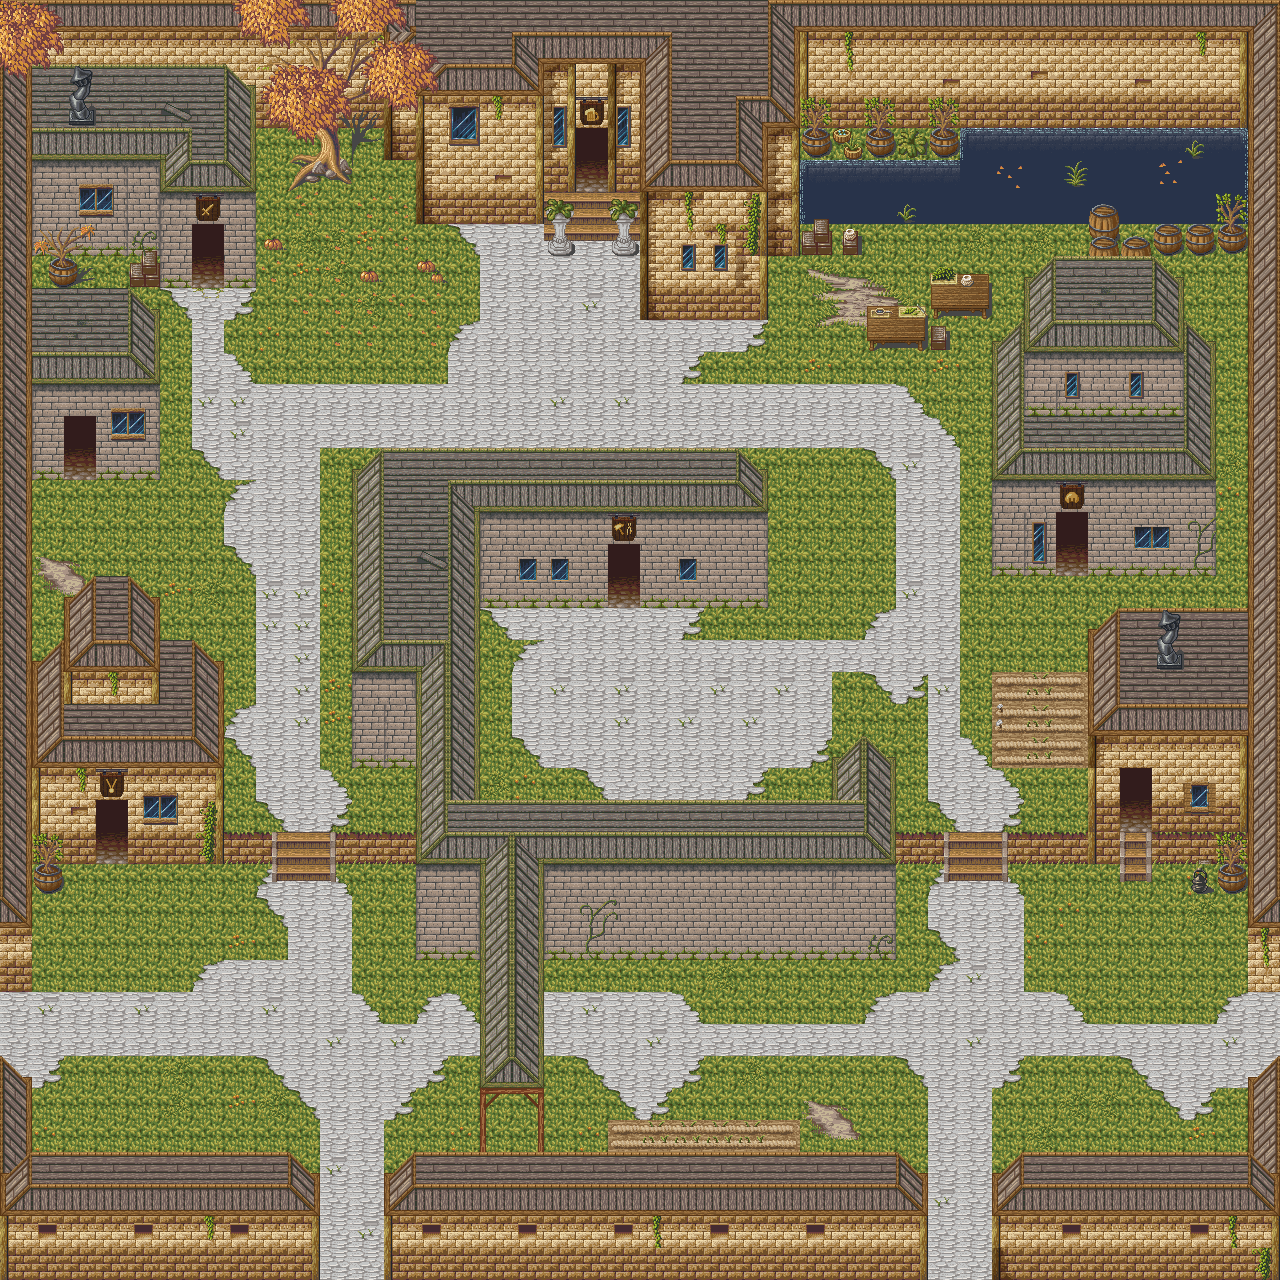

Tiled map render using the project's own tile images. Description and the map definition, with tile-layer contents summarised, below:
An orthogonal 40x40 tile map with 32x32 px tiles, 28 tile layers (Ground (Behind Player), Walls (Behind Player), Walls (In Front of Player), Interior Wall (Behind Player), ...), 5 tilesets.

<map version="1.0" orientation="orthogonal" renderorder="right-down" width="40" height="40" tilewidth="32" tileheight="32" nextobjectid="1">
 <tileset firstgid="1" name="magecity" tilewidth="32" tileheight="32" tilecount="360" columns="8">
  <image source="../Sprites/magecity.png" width="256" height="1450" />
 </tileset>
 <tileset firstgid="361" name="windows" tilewidth="32" tileheight="32" tilecount="256" columns="16">
  <image source="../Sprites/LPC_windows_doors/windows.png" width="512" height="512" />
 </tileset>
 <tileset firstgid="617" name="cottage" tilewidth="32" tileheight="32" tilecount="256" columns="16">
  <image source="../Sprites/LPC_cottage/cottage.png" width="512" height="512" />
 </tileset>
 <tileset firstgid="873" name="lpc-well" tilewidth="32" tileheight="32" tilecount="64" columns="8">
  <image source="../Sprites/LPC_well/lpc-well.png" width="256" height="256" />
 </tileset>
 <tileset firstgid="937" name="lpc-hanging-signs" tilewidth="32" tileheight="32" tilecount="16" columns="4">
  <image source="../Sprites/LPC_hanging_signs/lpc-hanging-signs.png" width="128" height="128" />
 </tileset>
 <layer name="Ground (Behind Player)" width="40" height="40">
  <data>[1600 cells, 1598 non-empty, 29 distinct tile ids]</data>
 </layer>
 <layer name="Walls (Behind Player)" width="40" height="40">
  <data>[1600 cells, 119 non-empty, 21 distinct tile ids]</data>
 </layer>
 <layer name="Walls (In Front of Player)" width="40" height="40">
  <data>[1600 cells, 9 non-empty, 4 distinct tile ids]</data>
 </layer>
 <layer name="Interior Wall (Behind Player)" width="40" height="40">
  <data>[1600 cells, 62 non-empty, 14 distinct tile ids]</data>
 </layer>
 <layer name="Houses (Behind Player)" width="40" height="40">
  <data>[1600 cells, 129 non-empty, 46 distinct tile ids]</data>
 </layer>
 <layer name="Details (Behind Player)" width="40" height="40">
  <data>[1600 cells, 69 non-empty, 26 distinct tile ids]</data>
 </layer>
 <layer name="Details 2 (Behind Player)" width="40" height="40">
  <data>[1600 cells, 6 non-empty, 5 distinct tile ids]</data>
 </layer>
 <layer name="Ground 2 (Behind Player)" width="40" height="40">
  <data>[1600 cells, 70 non-empty, 32 distinct tile ids]</data>
 </layer>
 <layer name="Ground 3 (In Front of Player)" width="40" height="40">
  <data>[1600 cells, 4 non-empty, 2 distinct tile ids]</data>
 </layer>
 <layer name="Ground 4 (Behind Player)" width="40" height="40">
  <data>[1600 cells, 4 non-empty, 2 distinct tile ids]</data>
 </layer>
 <layer name="Trees (Behind Player)" width="40" height="40">
  <data>[1600 cells, 26 non-empty, 26 distinct tile ids]</data>
 </layer>
 <layer name="Tree Details (Behind Player)" width="40" height="40">
  <data>[1600 cells, 9 non-empty, 9 distinct tile ids]</data>
 </layer>
 <layer name="Tree Details 2 (Behind Player)" width="40" height="40">
  <data>[1600 cells, 19 non-empty, 9 distinct tile ids]</data>
 </layer>
 <layer name="House (Behind Player)" width="40" height="40">
  <data>[1600 cells, 9 non-empty, 7 distinct tile ids]</data>
 </layer>
 <layer name="House (In Front of Player)" width="40" height="40">
  <data>[1600 cells, 16 non-empty, 9 distinct tile ids]</data>
 </layer>
 <layer name="House (Behind Player)" width="40" height="40">
  <data>[1600 cells, 12 non-empty, 7 distinct tile ids]</data>
 </layer>
 <layer name="House (In Front of Player)" width="40" height="40">
  <data>[1600 cells, 36 non-empty, 12 distinct tile ids]</data>
 </layer>
 <layer name="Wall (Behind Player)" width="40" height="40">
  <data>[1600 cells, 36 non-empty, 5 distinct tile ids]</data>
 </layer>
 <layer name="Wall (In Front of Player)" width="40" height="40">
  <data>[1600 cells, 108 non-empty, 11 distinct tile ids]</data>
 </layer>
 <layer name="Wall Details (In Front of Player)" width="40" height="40">
  <data>[1600 cells, 10 non-empty, 1 distinct tile ids]</data>
 </layer>
 <layer name="House (In Front of Player)" width="40" height="40">
  <data>[1600 cells, 20 non-empty, 10 distinct tile ids]</data>
 </layer>
 <layer name="House (Behind Player)" width="40" height="40">
  <data>[1600 cells, 14 non-empty, 6 distinct tile ids]</data>
 </layer>
 <layer name="House (In Front of Player)" width="40" height="40">
  <data>[1600 cells, 52 non-empty, 15 distinct tile ids]</data>
 </layer>
 <layer name="House (Behind Player)" width="40" height="40">
  <data>[1600 cells, 65 non-empty, 14 distinct tile ids]</data>
 </layer>
 <layer name="House Details (Behind Player)" width="40" height="40">
  <data>[1600 cells, 29 non-empty, 18 distinct tile ids]</data>
 </layer>
 <layer name="House (In Front of Player)" width="40" height="40">
  <data>[1600 cells, 138 non-empty, 25 distinct tile ids]</data>
 </layer>
 <layer name="House Details (In Front of Player)" width="40" height="40">
  <data>[1600 cells, 15 non-empty, 13 distinct tile ids]</data>
 </layer>
 <layer name="Ground 5 (Behind Player)" width="40" height="40">
  <data>[1600 cells, 6 non-empty, 6 distinct tile ids]</data>
 </layer>
</map>
